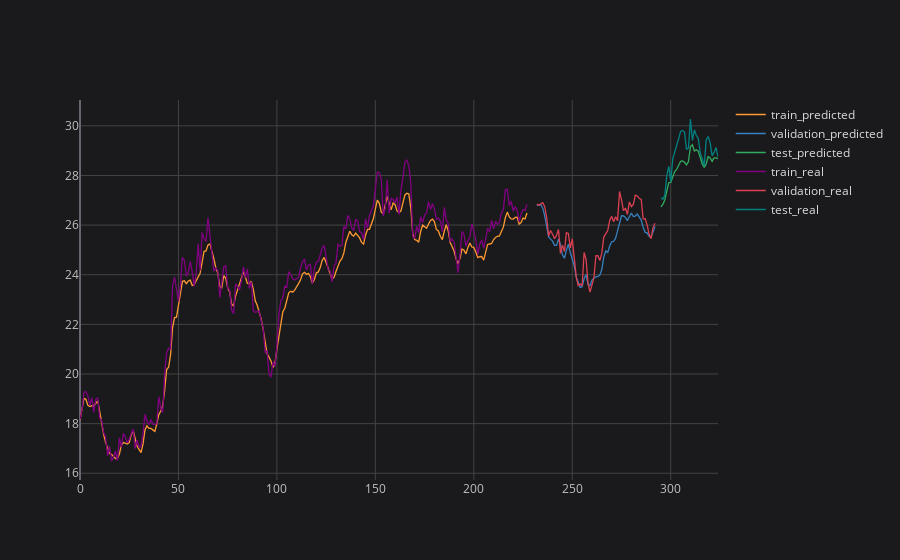

Here is the notebook cell this chart was saved with:
### Code cell
# plotting final result
plot_ticker = 'PETR4'
plot_feature = 'Adj Close'

pd.DataFrame.from_dict(final_prediction_results[plot_ticker][plot_feature]).iplot(title=f'{plot_ticker} {plot_feature} {plot_imf}', layout=space)

### Figure 1 — Plotly figure (JSON) as saved in the notebook; plotly's stock layout.template omitted (floating-point values rounded to 4 significant figures; data arrays with more than 128 entries replaced by an {"elided": "..."} marker saying what was removed)
{"data": [{"line": {"color": "rgba(255, 153, 51, 1.0)", "dash": "solid", "shape": "linear", "width": 1.3}, "mode": "lines", "name": "train_predicted", "text": "", "type": "scatter", "x": {"elided": "325 int values"}, "y": {"elided": "325 mixed values"}}, {"line": {"color": "rgba(55, 128, 191, 1.0)", "dash": "solid", "shape": "linear", "width": 1.3}, "mode": "lines", "name": "validation_predicted", "text": "", "type": "scatter", "x": {"elided": "325 int values"}, "y": {"elided": "325 mixed values"}}, {"line": {"color": "rgba(50, 171, 96, 1.0)", "dash": "solid", "shape": "linear", "width": 1.3}, "mode": "lines", "name": "test_predicted", "text": "", "type": "scatter", "x": {"elided": "325 int values"}, "y": {"elided": "325 mixed values"}}, {"line": {"color": "rgba(128, 0, 128, 1.0)", "dash": "solid", "shape": "linear", "width": 1.3}, "mode": "lines", "name": "train_real", "text": "", "type": "scatter", "x": {"elided": "325 int values"}, "y": {"elided": "325 mixed values"}}, {"line": {"color": "rgba(219, 64, 82, 1.0)", "dash": "solid", "shape": "linear", "width": 1.3}, "mode": "lines", "name": "validation_real", "text": "", "type": "scatter", "x": {"elided": "325 int values"}, "y": {"elided": "325 mixed values"}}, {"line": {"color": "rgba(0, 128, 128, 1.0)", "dash": "solid", "shape": "linear", "width": 1.3}, "mode": "lines", "name": "test_real", "text": "", "type": "scatter", "x": {"elided": "325 int values"}, "y": {"elided": "325 mixed values"}}], "layout": {"legend": {"bgcolor": "#1A1A1C", "font": {"color": "#D9D9D9", "size": 12}}, "paper_bgcolor": "#1A1A1C", "plot_bgcolor": "#1A1A1C", "title": {"font": {"color": "#D9D9D9"}, "x": 0.5}, "xaxis": {"gridcolor": "#434343", "showgrid": true, "tickfont": {"color": "#C2C2C2", "size": 12}, "title": {"font": {"color": "#D9D9D9"}}, "zerolinecolor": "#666570"}, "yaxis": {"gridcolor": "#434343", "showgrid": true, "tickfont": {"color": "#C2C2C2", "size": 12}, "title": {"font": {"color": "#D9D9D9"}}, "zerolinecolor": "#666570"}}}
